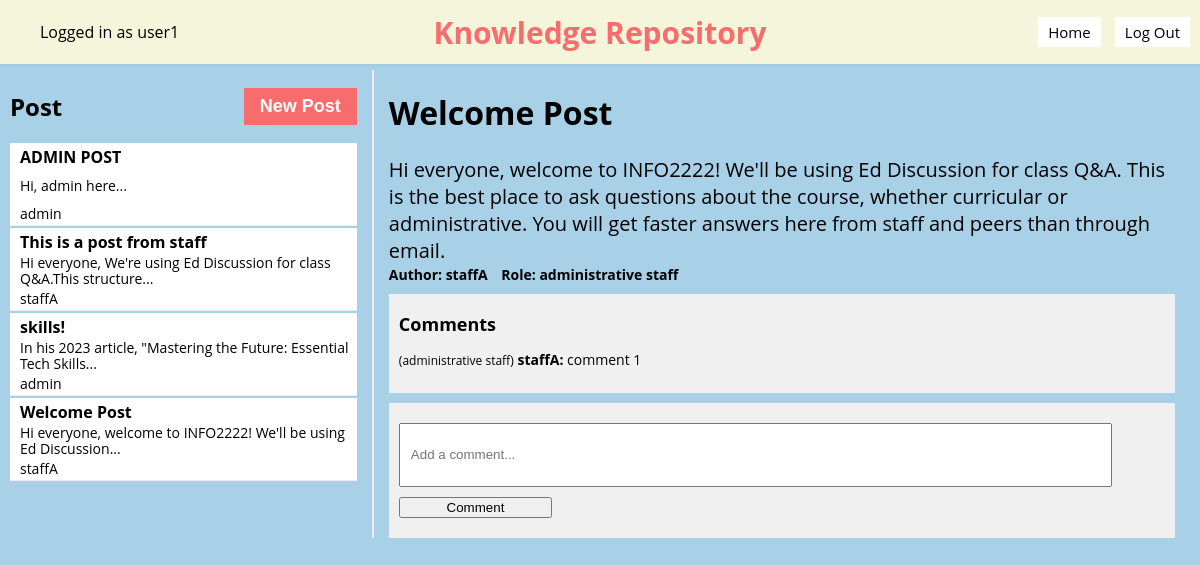
/knowledge-repository/6 (signed in), run on an earlier commit of the app's database.
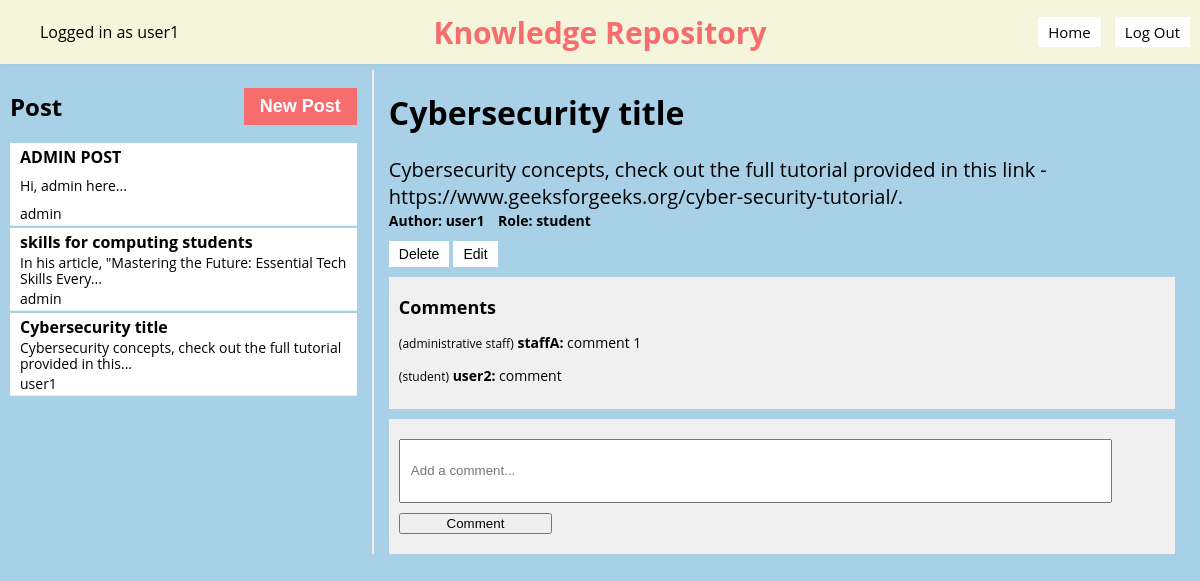
And on a later commit of the database.
### models.py (models this page shows)
class Base(DeclarativeBase):
    pass

class User(Base):
    __tablename__ = "user"
    username: Mapped[str] = mapped_column(String, primary_key=True)
    password: Mapped[str] = mapped_column(String)
    salt: Mapped[str] = mapped_column(String)
    failed_attempts: Mapped[int] = mapped_column(Integer, default=0)
    lockout_until: Mapped[datetime] = mapped_column(DateTime, nullable=True)
    role: Mapped[RoleType] = mapped_column(Enum(RoleType), nullable=False)
    online: Mapped[bool] = mapped_column(Boolean, default=False)
    muted: Mapped[bool] = mapped_column(Boolean, default=False)

class Article(Base):
    __tablename__ = "article"
    id: Mapped[int] = mapped_column(Integer, primary_key=True)
    title: Mapped[str] = mapped_column(String(100), nullable=False)
    content: Mapped[str] = mapped_column(Text, nullable=False)
    author_id: Mapped[int] = mapped_column(Integer, ForeignKey('user.username'), nullable=False)
    comments = relationship('Comment', backref='article', lazy='dynamic')
    user = relationship("User", foreign_keys=[author_id])

class Comment(Base):
    __tablename__ = "comment"
    id: Mapped[int] = mapped_column(Integer, primary_key=True)
    content: Mapped[str] = mapped_column(Text, nullable=False)
    article_id: Mapped[int] = mapped_column(Integer, ForeignKey('article.id'), nullable=False)
    author_id: Mapped[int] = mapped_column(Integer, ForeignKey('user.username'), nullable=False)
    author_role: Mapped[RoleType] = mapped_column(Enum(RoleType), nullable=False)
    user = relationship("User", foreign_keys=[author_id])

### app.py (the view)
@app.route("/knowledge-repository", defaults={'article_id': None})
@app.route("/knowledge-repository/<int:article_id>")
def knowledge_repository(article_id):
    username = session.get("username")
    if username is None:
        return redirect(url_for('login'))  # Redirect to login page
    articles = db.get_all_articles()
    selected_article = db.get_article(article_id) if article_id else None
    user = db.get_user(username)
    user_role = user.role.name if hasattr(user.role, 'name') else str(user.role)
    if selected_article:
        comments = db.get_comments(selected_article.id)
    else:
        comments = []
    if selected_article != None:
        author_role = db.get_user_role(selected_article.author_id)
    else:
        author_role = "student"
    return render_template('knowledge_repository.jinja', username=username, articles=articles, selected_article=selected_article, author_role=author_role, user_role=user_role, comments=comments)

### app.py (called while the page is built)
def csp_policy_string(policy_dict):
    return "; ".join([f"{key} {' '.join(val) if isinstance(val, list) else val}" for key, val in policy_dict.items()])

@app.after_request
def apply_csp(response):
    policy = {
    "default-src": "'self'",
    "script-src": [
        "'self'",
        "https://cdnjs.cloudflare.com",  # Allow scripts from CDN for Crypto-JS
        "https://cdn.jsdelivr.net",
        "'unsafe-inline'"
    ],
    "style-src": "'self' 'unsafe-inline'",  # Allows inline styles;
    "img-src": "'self'",
    "connect-src": "'self'",  # Restricts the URLs which can be loaded using script interfaces
    "font-src": "'self'",  # Fonts loading
    "object-src": "'none'",  # Prevents object, embed, and applet elements from rendering
    "frame-ancestors": "'none'"  # Protects against clickjacking
}
    response.headers['Content-Security-Policy'] = csp_policy_string(policy)
    return response

### db.py (called while the page is built)
def get_user(username: str):
    with Session(engine) as session:
        return session.get(User, username)

def get_all_articles():
    with Session(engine) as session:
        articles = session.query(Article).all()
        return articles

def get_article(article_id):
    with Session(engine) as session:
        return session.query(Article).filter(Article.id == article_id).first()

def get_comments(article_id):
    with Session(engine) as session:
        return session.query(Comment).filter(Comment.article_id == article_id).all()

def get_user_role(username):
    with Session(engine) as session:
        user = session.query(User).filter(User.username == username).first()
        if user:
            return user.role.value
        else:
            return None  # Return None if the user is not found

### templates/knowledge_repository.jinja (shortened to what this page needs)
{% extends 'base.jinja' %}
{% block content %}
<nav style="padding: 2px 0; overflow: auto;">
    <div style="float: left;">
        <ul>
            <li class="username" style="display: inline-block;">Logged in as {{ username }}</li>
        </ul>
    </div>
        <div style="text-align: center; position: absolute; left: 50%; transform: translateX(-50%);">
        <h1 style="margin: 0; font-size: 30px; color: #F76C6c; ">Knowledge Repository</h1>
    </div>
    <div style="float: right;">
        <ul>
            <li style="display: inline-block;"><button onclick="location.href='{{ url_for('home') }}'">Home</button></li>
            <button onclick="confirmLogout()">Log Out</button>
        </ul>
    </div>
</nav>
<div class="container">
    <div class="sidebar">
        <div class="sidebar-header">
            <h2>Post</h2>
            <button class="new-article" id="newArticleBtn">New Post</button>
        </div>
        {% for article in articles %}
            <div class="article-preview" onclick="location.href='{{ url_for('knowledge_repository', article_id=article.id) }}'">
                <h3 id="sidebar-title-{{ article.id }}">{{ article.title }}</h3>
                <p id="sidebar-content-{{ article.id }}" style="font-size: 14px; color: black; margin: 1px 0;">{{ article.content.split()[:10]|join(' ') }}...</p>
                <p style="font-size: 14px; color: black;margin: 1px 0;">{{ article.author_id }}</p>
            </div>
        {% endfor %}
        </div>
        <div class="main-content">
            {% if selected_article %}
            <h1 id="article-title-{{ selected_article.id }}">{{ selected_article.title }}</h1>
            <p id="article-content-{{ selected_article.id }}" style="font-size: 20px; color: black; ; margin: 1px 0;">{{ selected_article.content }}</p>
            <p style="margin-top:5px; font-size: 14px; color: black; margin: 1px 0;font-weight: 680;">
                <span style="padding-right: 10px;">Author: {{ selected_article.author_id}}</span>
                <span style="padding-right: 10px;"> Role: {{ author_role }}</span>
            </p>
            {% if username == selected_article.author_id or user_role == 'ADMIN' or user_role == 'ACADEMIC' or user_role == 'ADMINISTRATIVE' %}
                <button class="button" onclick="deleteArticle({{ selected_article.id }}); event.stopPropagation();" style="vertical-align: top;">
                    Delete
                </button>
            {% endif %}
            {% if username == selected_article.author_id or user_role == 'ADMIN' or user_role == 'ACADEMIC' or user_role == 'ADMINISTRATIVE' %}
                <button class="button" id="edit-button-{{ selected_article.id }}" onclick="enableEditing({{ selected_article.id }})">Edit</button>
            {% endif %}
            <div class="comments">
            <h3>Comments</h3>
            {% for comment in comments %}
                <div class="comment">
                    <p>
                    <span class="comment-role">({{ comment.author_role.value }})</span>
                    <span class="comment-author">{{ comment.author_id }}:</span>
                    <span class="comment-content">{{ comment.content }}</span>
                    </p>
                </div>
                {% else %}
                <p>No comments yet.</p>
                {% endfor %}
            </div>
            <div class="comments">
                <form id="comment-form" data-article-id="{{ selected_article.id }}">
                    <input type="text" name="content" placeholder="Add a comment..." required>
                    <button type="submit">Comment</button>
                </form>
            </div>
            {% endif %}
        </div>
    </div>
{% endblock %}

### templates/base.jinja (shortened to what this page needs)
<!DOCTYPE html>
<html>
    <head>
    </head>
    <body>
        {% block content %} {% endblock %}
    </body>
</html>

### templates/knowledge_repository.jinja (style rules this page uses)
html, body { margin: 0; padding: 0; width: 100%; height: 100%; display: flex; flex-direction: column; font-family: 'Open Sans', sans-serif; background-color: #A8D0E6; }
nav { position: absolute; width: 100%; height: 60px; background-color: beige; display: flex; justify-content: space-between; align-items: center; padding: 0 20px; box-shadow: 0 2px 4px rgba(0, 0, 0, 0.03); overflow: hidden; }
h2 { font-family: 'Open Sans', sans-serif; }
h3 { font-family: 'Open Sans', sans-serif; color: black; font-size: 18px; margin: 8px 0; }
p { font-family: 'Open Sans', sans-serif; color: black; font-size: 14px; }
.container { margin-top: 60px; display: flex; justify-content: space-between; padding: 10px; }
.sidebar { overflow: auto; width: 30%; border-right: 2px solid #eee; padding-right: 15px; }
.sidebar-header { display: flex; align-items: center; justify-content: space-between; }
.article-preview { cursor: pointer; padding: 1px; border-bottom: 1px solid #eee; height: 80px; display: flex; flex-direction: column; justify-content: space-between; overflow: hidden; background: #fff; margin-bottom: 2px; padding-left: 5px; }
.article-preview h3 { margin-top: 2px; font-size: 16px; overflow: hidden; text-overflow: ellipsis; margin-bottom: 0px; white-space: nowrap; padding-left: 5px; }
.article-preview p { margin-top: 0px; line-height: 1.2; font-size: 14px; cursor: pointer; border-bottom: 0px solid #eee; overflow: hidden; text-overflow: ellipsis; padding-left: 5px; padding-right: 5px; }
.main-content { width: 68%; padding-left: 15px; padding-right: 15px; }
.comments { margin-top: 10px; background-color: #f0f0f0; padding: 10px; overflow-y: auto; // Enable vertical scrolling }
.comment { margin-bottom: 10px; }
nav button { font-family: 'Open Sans', sans-serif; padding: 5px 10px; background-color: white; color: black; border: none; border-radius: 2px; cursor: pointer; text-align: center; text-decoration: none; display: inline-block; margin-right: 10px; font-size: 15px; transition: background-color 0.3s, color 0.3s; }
.new-article { padding: 8px 16px; background-color: #F76C6c; color: white; border: none; cursor: pointer; font-size: 18px; font-weight: bold; transition: background-color 0.2s; }
form { width: 100%; display: flex; flex-direction: column; align-items: left; }
form input[type="text"] { margin-top: 10px; width: 90%; padding: 10px; height: 40px; }
form button { margin-top: 10px; margin-bottom: 10px; width: 20%; }
.button { margin-top: 10px; padding: 5px 10px; background-color: white; color: black; border: none; cursor: pointer; font-size: 14px; transition: background-color 0.3s, box-shadow 0.3s; }
.comment p { font-size: 14px; color: black; }
.comment .comment-role { font-size: 12px; color: black; }
.comment .comment-author { font-size: 14px; font-weight: bold; }
.comment .comment-content { font-size: 14px; }

What changed in the data, as far as the page shows it:
no longer on this page (row unchanged): User: username "user1"
removed Article: title "This is a post from staff", content.split "Hi everyone, We're using Ed Discussion for class Q&A.This structure", author_id "staffA"
removed Article: title "Welcome Post", content.split "Hi everyone, welcome to INFO2222! We'll be using Ed Discussion", author_id "staffA", content "Hi everyone, welcome to INFO2222! We'll be using Ed Discussion for class Q&A. This is the best place to ask questions about the course, whether curricular or administrative. You will get faster answers here from staff and peers than through email."
changed Article: title "skills!" → "skills for computing students"; content.split "In his 2023 article, \"Mastering the Future: Essential Tech Skills" → "In his article, \"Mastering the Future: Essential Tech Skills Every"
added Article: title "Cybersecurity title", content.split "Cybersecurity concepts, check out the full tutorial provided in this", author_id "user1", content "Cybersecurity concepts, check out the full tutorial provided in this link - https://www.geeksforgeeks.org/cyber-security-tutorial/."
changed Article: author_id "staffA" → "user1" (drawn)
added Comment: author_role.value "student", author_id "user2", content "comment"
Also different on the page:
{{ username }}: (not shown) → "user1"
{{ author_role }}: "administrative staff" → "student"
text now shown: "Delete Edit"
